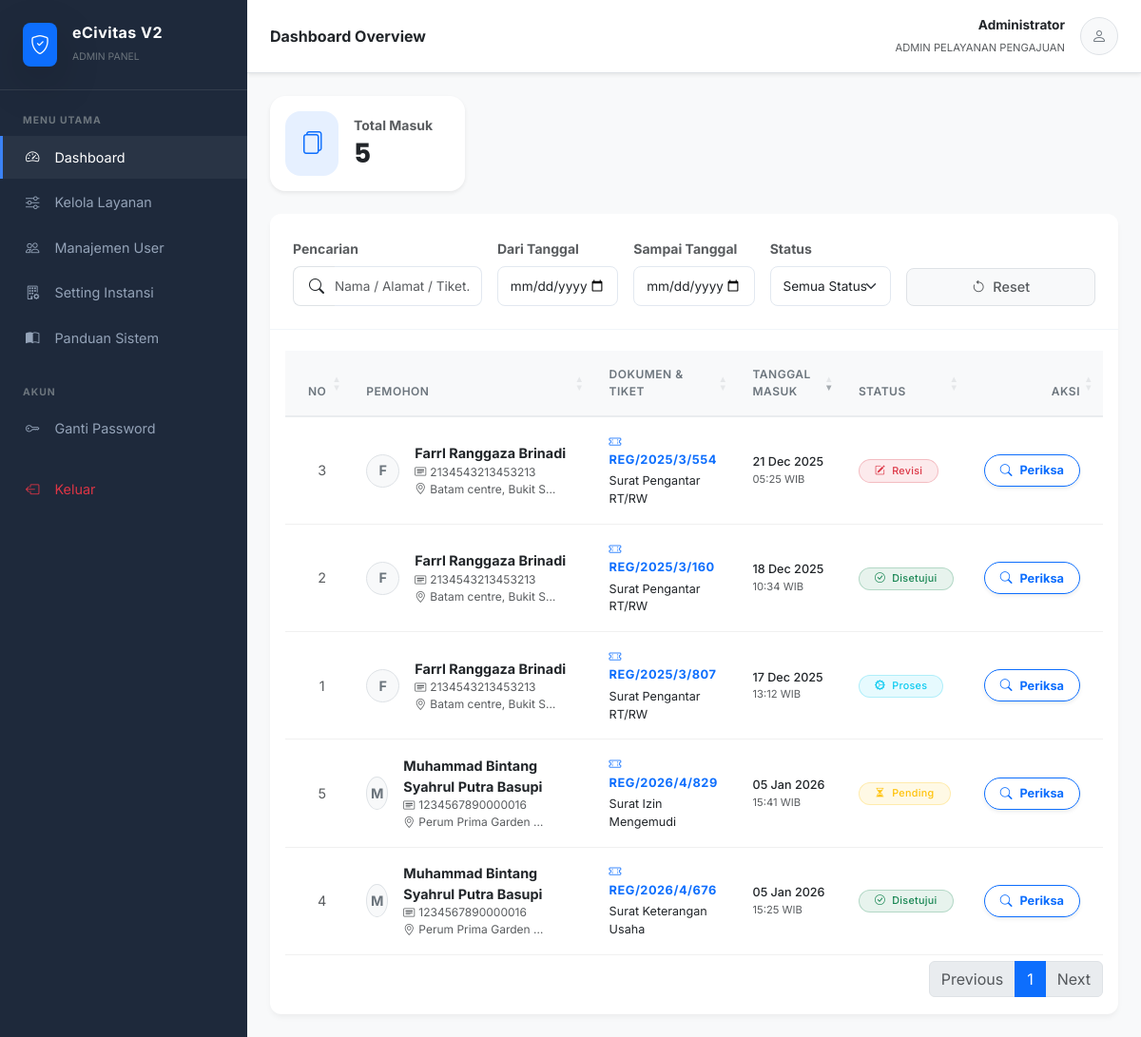
/views/petugas/dashboard.php (signed in), run on the app's committed database.
### tables this page shows
CREATE TABLE `m_instansi` (
  `id` int NOT NULL,
  `nama_resmi` varchar(100) DEFAULT NULL,
  `kelurahan` varchar(100) DEFAULT NULL,
  `kecamatan` varchar(100) DEFAULT NULL,
  `alamat` text,
  `nama_ketua` varchar(100) DEFAULT NULL,
  `jabatan_ketua` varchar(100) DEFAULT NULL
);

CREATE TABLE `t_pengajuan` (
  `id` int NOT NULL,
  `user_id` int NOT NULL,
  `jenis_id` int NOT NULL,
  `no_pengajuan` varchar(50) DEFAULT NULL,
  `status` enum('Draft','Pending','Proses','Disetujui','Ditolak','Revisi') DEFAULT 'Draft',
  `created_at` timestamp NULL DEFAULT CURRENT_TIMESTAMP,
  `updated_at` timestamp NULL DEFAULT NULL ON UPDATE CURRENT_TIMESTAMP,
  `deleted_at` datetime DEFAULT NULL
);

CREATE TABLE `users` (
  `id` int NOT NULL,
  `username` varchar(50) NOT NULL,
  `password` varchar(255) NOT NULL,
  `email` varchar(100) DEFAULT NULL,
  `no_hp` varchar(15) DEFAULT NULL,
  `nik` varchar(16) DEFAULT NULL,
  `nama_lengkap` varchar(100) NOT NULL,
  `alamat` text,
  `tempat_lahir` varchar(50) DEFAULT NULL,
  `tanggal_lahir` date DEFAULT NULL,
  `role` enum('warga','petugas','admin') DEFAULT 'warga',
  `pekerjaan` varchar(50) DEFAULT NULL,
  `is_active` tinyint(1) DEFAULT '1',
  `created_at` timestamp NULL DEFAULT CURRENT_TIMESTAMP
);

CREATE TABLE `m_jenis_dokumen` (
  `id` int NOT NULL,
  `kode_surat` varchar(10) NOT NULL,
  `nama_dokumen` varchar(100) NOT NULL,
  `deskripsi` text,
  `is_active` tinyint(1) DEFAULT '1'
);

### views/petugas/dashboard.php (the view, shortened to what this page needs)
<?php
require_once '../../config/app.php';
try {
    $stmtInst = $pdo->query("SELECT nama_resmi FROM m_instansi WHERE id = 1");
    $instansi = $stmtInst->fetch();
    $nama_instansi = $instansi['nama_resmi'] ?? 'RW 05';
    $sql = "SELECT t.*, u.nama_lengkap, u.nik, u.alamat, m.nama_dokumen, m.kode_surat
            FROM t_pengajuan t
            JOIN users u ON t.user_id = u.id
            JOIN m_jenis_dokumen m ON t.jenis_id = m.id
            WHERE t.deleted_at IS NULL AND t.status != 'Draft'
            ORDER BY t.created_at ASC";
    $daftar_pengajuan = $pdo->query($sql)->fetchAll();
} catch (PDOException $x) { die("Error: " . $x->getMessage()); }
$extraCss = '<link rel="stylesheet" href="https://cdn.datatables.net/1.13.6/css/dataTables.bootstrap5.min.css">';
require_once '../../includes/header.php';
?>
<div class="d-flex">
    <?php require_once '../../includes/sidebar.php'; ?>
    <div class="flex-grow-1 d-flex flex-column" style="height: 100vh; overflow-y: auto;">
        <header class="bg-white border-bottom py-3 px-4 shadow-sm sticky-top z-3">
            <div class="d-flex justify-content-between align-items-center">
                <h6 class="mb-0 fw-bold text-dark">Dashboard Overview</h6>
                <div class="d-flex align-items-center gap-3">
                    <div class="text-end d-none d-sm-block">
                        <p class="mb-0 fw-bold text-dark" style="font-size: 0.85rem;"><?= e($_SESSION['nama']) ?></p>
                        <small class="text-muted text-uppercase" style="font-size: 0.7rem;">
                            Admin <?= e($nama_instansi) ?>
                        </small>
                    </div>
                    <div class="avatar-initial bg-light text-secondary border"><i class="bi bi-person"></i></div>
                </div>
            </div>
        </header>
        <div class="p-4">
            <div class="row g-4 mb-4">
                <div class="col-md-4 col-lg-3">
                    <div class="card border-0 shadow-sm p-3 rounded-4 h-100 d-flex justify-content-center">
                        <div class="d-flex align-items-center gap-3">
                            <div class="bg-primary bg-opacity-10 p-3 rounded-4 text-primary"><i class="bi bi-files fs-4"></i></div>
                            <div>
                                <h6 class="text-muted mb-1 small fw-bold">Total Masuk</h6>
                                <h3 class="fw-bold mb-0"><?= count($daftar_pengajuan)?></h3>
                            </div>
                        </div>
                    </div>
                </div>
            </div>
            <div class="card table-card border-0 bg-white">
                <div class="filter-bar">
                    <div class="row g-3 align-items-end">
                        <div class="col-md-3">
                            <label class="small fw-bold text-muted mb-2">Pencarian</label>
                            <div class="input-group">
                                <span class="input-group-text border-end-0 rounded-start-3 bg-white ps-3"><i class="bi bi-search"></i></span>
                                <input type="text" id="textSearch" class="form-control form-control-filter border-start-0 ps-0" placeholder="Nama / Alamat / Tiket...">
                            </div>
                        </div>
                        <div class="col-md-2"><label class="small fw-bold text-muted mb-2">Dari Tanggal</label><input type="date" id="minDate" class="form-control form-control-filter"></div>
                        <div class="col-md-2"><label class="small fw-bold text-muted mb-2">Sampai Tanggal</label><input type="date" id="maxDate" class="form-control form-control-filter"></div>
                        <div class="col-md-2">
                            <label class="small fw-bold text-muted mb-2">Status</label>
                            <select id="filterStatus" class="form-select form-control-filter">
                                <option value="">Semua Status</option>
                            </select>
                        </div>
                        <div class="col-md-3 text-end">
                            <button id="resetFilter" class="btn btn-light border text-muted w-100 py-2 fw-medium rounded-3"><i class="bi bi-arrow-counterclockwise me-2"></i>Reset</button>
                        </div>
                    </div>
                </div>
                <div class="p-3">
                    <table id="tableData" class="table table-hover align-middle mb-0" style="width:100%">
                        <thead>
                            <tr>
                                <th class="ps-4">No</th><th>Pemohon</th><th>Dokumen & Tiket</th><th>Tanggal Masuk</th><th>Status</th><th class="text-end pe-4">Aksi</th>
                            </tr>
                        </thead>
                        <tbody>
                            <?php $no = 1; foreach ($daftar_pengajuan as $row): ?>
                            <tr>
                                <td class="ps-4 text-muted small text-center"><?= $no++ ?></td>
                                <td>
                                    <div class="d-flex align-items-center gap-3">
                                        <div class="avatar-initial bg-light border text-secondary rounded-circle d-flex align-items-center justify-content-center fw-bold" style="width:35px; height:35px;">
                                            <?= strtoupper(substr($row['nama_lengkap'], 0, 1)) ?>
                                        </div>
                                        <div>
                                            <div class="fw-bold text-dark"><?= e($row['nama_lengkap']) ?></div>
                                            <div class="text-muted small d-flex flex-column" style="font-size: 0.75rem;">
                                                <span><i class="bi bi-card-heading me-1"></i><?= e($row['nik']) ?></span>
                                                <span class="text-truncate" style="max-width: 150px;" title="<?= e($row['alamat']) ?>">
                                                    <i class="bi bi-geo-alt me-1"></i><?= e($row['alamat']) ?>
                                                </span>
                                            </div>
                                        </div>
                                    </div>
                                </td>
                                <td>
                                    <div class="d-flex flex-column">
                                        <span class="fw-bold text-primary" style="font-size: 0.8rem; letter-spacing: 0.5px;"><i class="bi bi-ticket-perforated me-1"></i><?= e($row['no_pengajuan']) ?></span>
                                        <span class="text-dark small mt-1"><?= e($row['nama_dokumen']) ?></span>
                                    </div>
                                </td>
                                <td data-date="<?= date('Y-m-d H:i:s', strtotime($row['created_at'])) ?>">
                                    <div class="text-dark fw-medium small"><?= date('d M Y', strtotime($row['created_at'])) ?></div>
                                    <div class="text-muted" style="font-size: 0.7rem;"><?= date('H:i', strtotime($row['created_at'])) ?> WIB</div>
                                </td>
                                <td><?= status_badge($row['status']) ?></td>
                                <td class="text-end pe-4">
                                    <div class="btn-group-action">
                                        <a href="verifikasi.php?id=<?= $row['id'] ?>" class="btn btn-sm btn-outline-primary rounded-pill px-3 shadow-sm fw-bold d-flex align-items-center gap-2">
                                            <i class="bi bi-search"></i> Periksa
                                        </a>
                                    </div>
                                </td>
                            </tr>
                            <?php endforeach; ?>
                        </tbody>
                    </table>
                </div>
            </div>
        </div>
    </div>
</div>
<?php require_once __DIR__ . '/../../includes/footer.php'; ?>

### helpers/helpers.php (shortened to what this page needs)
<?php
function e($str) {
    return htmlspecialchars($str ?? '', ENT_QUOTES, 'UTF-8');
}
function status_badge($status) {
    $warna = 'secondary';
    $icon  = 'bi-question-circle';
    switch ($status) {
        case 'Pending':   $warna = 'warning';   $icon = 'bi-hourglass-split'; break;
        case 'Proses':    $warna = 'info';      $icon = 'bi-gear-wide-connected'; break;
        case 'Revisi':    $warna = 'danger';    $icon = 'bi-pencil-square'; break;
        case 'Disetujui': $warna = 'success';   $icon = 'bi-check-circle'; break;
    }
    return "<span class='badge bg-$warna bg-opacity-10 text-$warna border border-$warna border-opacity-25 rounded-pill px-3'>
                <i class='bi $icon me-1'></i> $status
            </span>";
}
?>

### assets/css/main.css (style rules this page uses)
:root { --primary-color: #0d6efd; --primary-hover: #0b5ed7; --bg-body: #f8f9fa; --text-main: #212529; --card-radius: 16px; }
body { font-family: "Inter", sans-serif; background-color: var(--bg-body); color: var(--text-main); -webkit-font-smoothing: antialiased; }
h1, h2, h3, h4, h5, .navbar-brand { font-family: "Poppins", sans-serif; }
.card { border: none; border-radius: var(--card-radius); box-shadow: 0 4px 20px rgba(0, 0, 0, 0.03); transition: transform 0.2s ease, box-shadow 0.2s ease; background: #fff; overflow: hidden; }
.btn { border-radius: 50px; padding: 0.5rem 1.2rem; font-weight: 500; font-size: 0.9rem; transition: all 0.2s; }
.btn-sm { padding: 0.4rem 1rem; font-size: 0.8rem; }
.table thead th { background-color: #f8f9fa; color: #6c757d; font-weight: 600; text-transform: uppercase; font-size: 0.75rem; letter-spacing: 0.5px; padding: 1rem; border-bottom: 2px solid #e9ecef; }
.table tbody td { padding: 1rem; vertical-align: middle; font-size: 0.9rem; border-bottom: 1px solid #f0f0f0; }
.btn-group-action { display: flex; justify-content: flex-end; gap: 0.5rem; align-items: center; }
.badge { padding: 0.5em 1em; font-weight: 500; letter-spacing: 0.3px; border-radius: 30px; }
.avatar-initial { width: 40px; height: 40px; background-color: #e0f2fe; color: #0284c7; border-radius: 50%; display: flex; align-items: center; justify-content: center; font-weight: 700; }

### assets/css/dashboard.css (style rules this page uses)
.table-card { border-radius: 12px; border: 1px solid rgba(0, 0, 0, 0.05); box-shadow: 0 4px 6px -1px rgba(0, 0, 0, 0.05); }
.filter-bar { background-color: #fff; padding: 1.5rem; border-bottom: 1px solid #f1f5f9; }
.form-control-filter { border-radius: 8px; border: 1px solid #e2e8f0; font-size: 0.85rem; padding: 0.6rem 0.8rem; }

### data on the page
m_instansi: nama_resmi "PELAYANAN PENGAJUAN"
t_pengajuan: user.nama_lengkap "F", user.nama_lengkap "Farrl Ranggaza Brinadi", user.nik "2134543213453213", user.alamat "Batam centre, Bukit S…", no_pengajuan "REG/2025/3/807", jenis.nama_dokumen "Surat Pengantar RT/RW", created_at "17 Dec 2025", created_at "13:12", status "Proses"
t_pengajuan: user.nama_lengkap "F", user.nama_lengkap "Farrl Ranggaza Brinadi", user.nik "2134543213453213", user.alamat "Batam centre, Bukit S…", no_pengajuan "REG/2025/3/160", jenis.nama_dokumen "Surat Pengantar RT/RW", created_at "18 Dec 2025", created_at "10:34", status "Disetujui"
t_pengajuan: user.nama_lengkap "F", user.nama_lengkap "Farrl Ranggaza Brinadi", user.nik "2134543213453213", user.alamat "Batam centre, Bukit S…", no_pengajuan "REG/2025/3/554", jenis.nama_dokumen "Surat Pengantar RT/RW", created_at "21 Dec 2025", created_at "05:25", status "Revisi"
t_pengajuan: user.nama_lengkap "M", user.nama_lengkap "Muhammad Bintang Syahrul Putra Basupi", user.nik "1234567890000016", user.alamat "Perum Prima Garden…", no_pengajuan "REG/2026/4/676", jenis.nama_dokumen "Surat Keterangan Usaha", created_at "05 Jan 2026", created_at "15:25", status "Disetujui"
t_pengajuan: user.nama_lengkap "M", user.nama_lengkap "Muhammad Bintang Syahrul Putra Basupi", user.nik "1234567890000016", user.alamat "Perum Prima Garden…", no_pengajuan "REG/2026/4/829", jenis.nama_dokumen "Surat Izin Mengemudi", created_at "05 Jan 2026", created_at "15:41", status "Pending"

### other printed values
$role "ADMIN"
$_SESSION['nama'] "Administrator"
count($daftar_pengajuan) "5"
